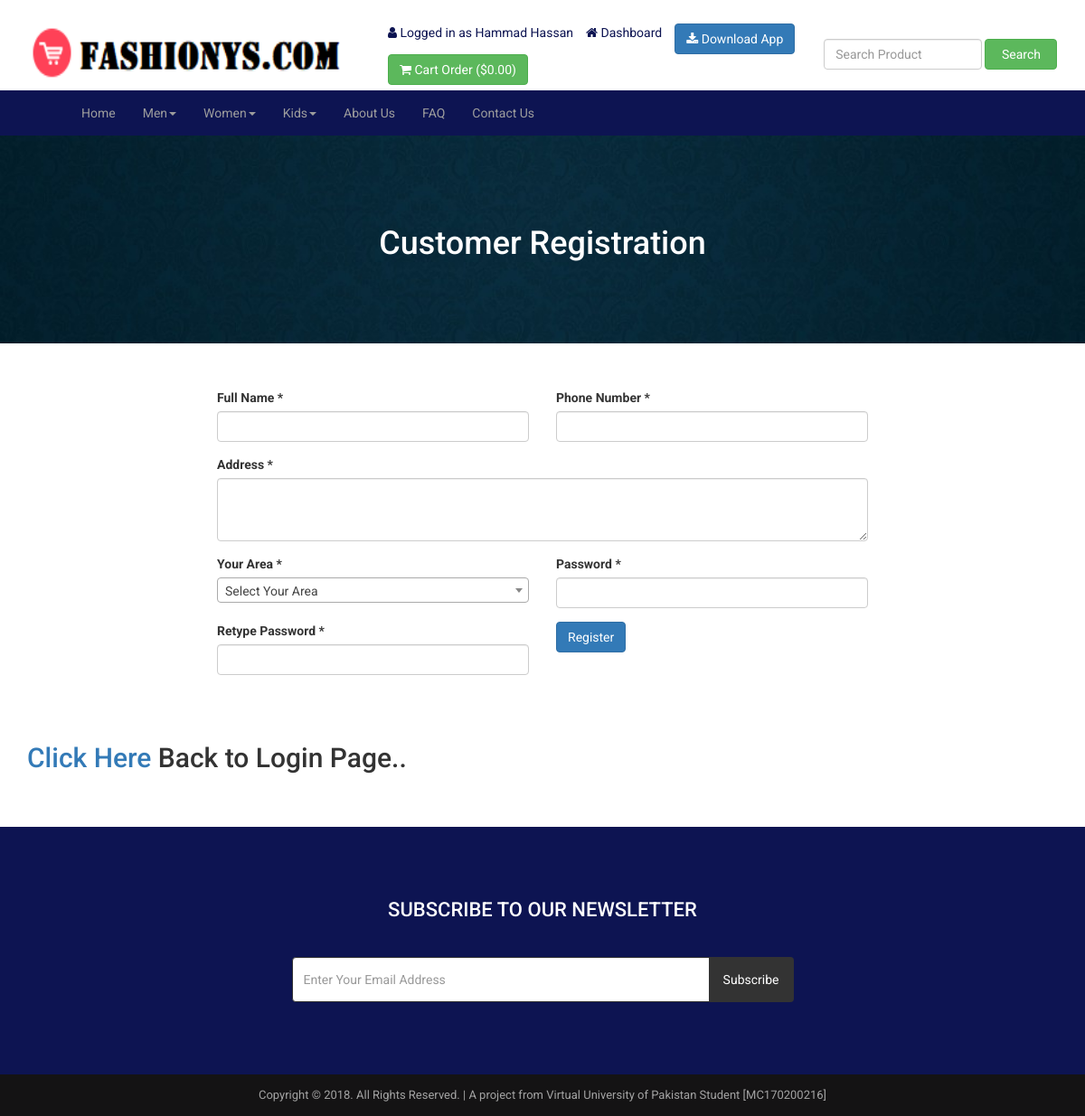
Page /registration.php (signed in) on the committed database.
### tables this page shows
CREATE TABLE IF NOT Exists `tbl_settings` (
  `id` int(11) NOT NULL,
  `logo` text(255) NOT NULL,
  `favicon` text(255) NOT NULL,
  `footer_about` text NOT NULL,
  `footer_copyright` text NOT NULL,
  `contact_address` text NOT NULL,
  `contact_email` text(255) NOT NULL,
  `contact_phone` text(255) NOT NULL,
  `contact_fax` text(255) NOT NULL,
  `contact_map_iframe` text NOT NULL,
  `receive_email` text(255) NOT NULL,
  `receive_email_subject` text(255) NOT NULL,
  `receive_email_thank_you_message` text NOT NULL,
  `forget_password_message` text NOT NULL,
  `total_recent_post_footer` int(10) NOT NULL,
  `total_popular_post_footer` int(10) NOT NULL,
  `total_recent_post_sidebar` int(11) NOT NULL,
  `total_popular_post_sidebar` int(11) NOT NULL,
  `total_featured_product_home` int(11) NOT NULL,
  `total_latest_product_home` int(11) NOT NULL,
  `total_popular_product_home` int(11) NOT NULL,
  `meta_title_home` text NOT NULL,
  `meta_keyword_home` text NOT NULL,
  `meta_description_home` text NOT NULL,
  `banner_login` text(255) NOT NULL,
  `banner_registration` text(255) NOT NULL,
  `banner_forget_password` text(255) NOT NULL,
  `banner_reset_password` text(255) NOT NULL,
  `banner_search` text(255) NOT NULL,
  `banner_cart` text(255) NOT NULL,
  `banner_checkout` text(255) NOT NULL,
  `banner_product_category` text(255) NOT NULL,
  `banner_blog` text(255) NOT NULL,
  `cta_title` text(255) NOT NULL,
  `cta_content` text NOT NULL,
  `cta_read_more_text` text(255) NOT NULL,
  `cta_read_more_url` text(255) NOT NULL,
  `cta_photo` text(255) NOT NULL,
  `featured_product_title` text(255) NOT NULL,
  `featured_product_subtitle` text(255) NOT NULL,
  `latest_product_title` text(255) NOT NULL,
  `latest_product_subtitle` text(255) NOT NULL,
  `popular_product_title` text(255) NOT NULL,
  `popular_product_subtitle` text(255) NOT NULL,
  `testimonial_title` text(255) NOT NULL,
  `testimonial_subtitle` text(255) NOT NULL,
  `testimonial_photo` text(255) NOT NULL,
  `blog_title` text(255) NOT NULL,
  `blog_subtitle` text(255) NOT NULL,
  `newsletter_text` text NOT NULL,
  `paypal_email` text(255) NOT NULL,
  `stripe_public_key` text(255) NOT NULL,
  `stripe_secret_key` text(255) NOT NULL,
  `bank_detail` text NOT NULL,
  `before_head` text NOT NULL,
  `after_body` text NOT NULL,
  `before_body` text NOT NULL,
  `home_service_on_off` int(11) NOT NULL,
  `home_welcome_on_off` int(11) NOT NULL,
  `home_featured_product_on_off` int(11) NOT NULL,
  `home_latest_product_on_off` int(11) NOT NULL,
  `home_popular_product_on_off` int(11) NOT NULL,
  `home_testimonial_on_off` int(11) NOT NULL,
  `home_blog_on_off` int(11) NOT NULL,
  `newsletter_on_off` int(11) NOT NULL,
  `ads_above_welcome_on_off` int(1) NOT NULL,
  `ads_above_featured_product_on_off` int(1) NOT NULL,
  `ads_above_latest_product_on_off` int(1) NOT NULL,
  `ads_above_popular_product_on_off` int(1) NOT NULL,
  `ads_above_testimonial_on_off` int(1) NOT NULL,
  `ads_category_sidebar_on_off` int(1) NOT NULL
);

CREATE TABLE IF NOT Exists `tbl_top_category` (
  `tcat_id` int(11) NOT NULL,
  `tcat_name` varchar(255) NOT NULL,
  `show_on_menu` int(1) NOT NULL
);

CREATE TABLE IF NOT Exists `tbl_page` (
  `id` int(11) NOT NULL,
  `about_title` varchar(255) NOT NULL,
  `about_content` text NOT NULL,
  `about_banner` varchar(255) NOT NULL,
  `about_meta_title` varchar(255) NOT NULL,
  `about_meta_keyword` text NOT NULL,
  `about_meta_description` text NOT NULL,
  `faq_title` varchar(255) NOT NULL,
  `faq_banner` varchar(255) NOT NULL,
  `faq_meta_title` varchar(255) NOT NULL,
  `faq_meta_keyword` text NOT NULL,
  `faq_meta_description` text NOT NULL,
  `blog_title` varchar(255) NOT NULL,
  `blog_banner` varchar(255) NOT NULL,
  `blog_meta_title` varchar(255) NOT NULL,
  `blog_meta_keyword` text NOT NULL,
  `blog_meta_description` text NOT NULL,
  `contact_title` varchar(255) NOT NULL,
  `contact_banner` varchar(255) NOT NULL,
  `contact_meta_title` varchar(255) NOT NULL,
  `contact_meta_keyword` text NOT NULL,
  `contact_meta_description` text NOT NULL,
  `pgallery_title` varchar(255) NOT NULL,
  `pgallery_banner` varchar(255) NOT NULL,
  `pgallery_meta_title` varchar(255) NOT NULL,
  `pgallery_meta_keyword` text NOT NULL,
  `pgallery_meta_description` text NOT NULL,
  `vgallery_title` varchar(255) NOT NULL,
  `vgallery_banner` varchar(255) NOT NULL,
  `vgallery_meta_title` varchar(255) NOT NULL,
  `vgallery_meta_keyword` text NOT NULL,
  `vgallery_meta_description` text NOT NULL
);

### registration.php (the view, shortened to what this page needs)
<?php require_once('header.php'); ?>
<?php
$statement = $pdo->prepare("SELECT * FROM tbl_settings WHERE id=1");
$statement->execute();
$result = $statement->fetchAll(PDO::FETCH_ASSOC);
foreach ($result as $row) {
    $banner_registration = $row['banner_registration'];
}
?>
<div class="page-banner" style="background-color:#444;background-image: url(assets/uploads/<?php echo $banner_registration; ?>);">
    <div class="inner">
        <h1><?php echo LANG_VALUE_16; ?></h1>
    </div>
</div>
<div class="page">
    <div class="container">
        <div class="row">
            <div class="col-md-12">
                <div class="user-content">
                    <form action="" method="post">
                        <div class="row">
                            <div class="col-md-2"></div>
                            <div class="col-md-8">
                                <div class="col-md-6 form-group">
                                    <label for=""><?php echo LANG_VALUE_102; ?> *</label>
                                    <input type="text" class="form-control" name="cust_name" value="<?php if(isset($_POST['cust_name'])){echo $_POST['cust_name'];} ?>">
                                </div>
                                <div class="col-md-6 form-group">
                                    <label for=""><?php echo LANG_VALUE_104; ?> *</label>
                                    <input type="tel" class="form-control" name="cust_phone"
                                           value="<?php if(isset($_POST['cust_phone'])){echo $_POST['cust_phone'];} ?>"
                                           pattern="[1-9][0-9]{9}"
                                           maxlength="10"
                                           title="Please enter a 10-digit phone number that doesn't start with 0"
                                           required>
                                </div>
                                <div class="col-md-12 form-group">
                                    <label for=""><?php echo LANG_VALUE_105; ?> *</label>
                                    <textarea name="cust_address" class="form-control" cols="30" rows="10" style="height:70px;"><?php if(isset($_POST['cust_address'])){echo $_POST['cust_address'];} ?></textarea>
                                </div>
                                <div class="col-md-6 form-group">
                                    <label for=""><?php echo "Your Area"; ?> *</label>
                                </div>
                                <div class="col-md-6 form-group">
                                    <label for=""><?php echo LANG_VALUE_96; ?> *</label>
                                    <input type="password" class="form-control" name="cust_password">
                                </div>
                                <div class="col-md-6 form-group">
                                    <label for=""><?php echo LANG_VALUE_98; ?> *</label>
                                    <input type="password" class="form-control" name="cust_re_password">
                                </div>
                                <div class="col-md-6 form-group">
                                    <input type="submit" class="btn btn-primary" value="<?php echo LANG_VALUE_15; ?>" name="form1">
                                </div>
                            </div>
                        </div>
                    </form>
                    <br><br>
                    <h2><a href="login.php">Click Here </a> Back to Login Page..</h2>
                </div>
            </div>
        </div>
    </div>
</div>
<?php require_once('footer.php'); ?>

### header.php (shortened to what this page needs)
<?php
include("admin/inc/config.php");
$statement = $pdo->prepare("SELECT * FROM tbl_settings WHERE id=1");
$statement->execute();
$result = $statement->fetchAll(PDO::FETCH_ASSOC);
foreach ($result as $row)
{
	$logo = $row['logo'];
}
?>
<!DOCTYPE html>
<html lang="en">
<head>
	<link rel="stylesheet" href="assets/css/bootstrap.min.css">
	<link rel="stylesheet" href="assets/css/font-awesome.min.css">
	<link rel="stylesheet" href="assets/css/owl.carousel.min.css">
	<link rel="stylesheet" href="assets/css/owl.theme.default.min.css">
	<link rel="stylesheet" href="assets/css/jquery.bxslider.min.css">
    <link rel="stylesheet" href="assets/css/magnific-popup.css">
    <link rel="stylesheet" href="assets/css/rating.css">
	<link rel="stylesheet" href="assets/css/spacing.css">
	<link rel="stylesheet" href="assets/css/bootstrap-touch-slider.css">
	<link rel="stylesheet" href="assets/css/animate.min.css">
	<link rel="stylesheet" href="assets/css/tree-menu.css">
	<link rel="stylesheet" href="assets/css/select2.min.css">
	<link rel="stylesheet" href="assets/css/main.css">
	<link rel="stylesheet" href="assets/css/responsive.css">
	<?php
	$statement = $pdo->prepare("SELECT * FROM tbl_page WHERE id=1");
	$statement->execute();
	$result = $statement->fetchAll(PDO::FETCH_ASSOC);
		?>
</head>
<body>
<br>
<div class="header">
	<div class="container">
		<div class="row inner">
			<div class="col-md-4 logo">
				<a href="index.php"><img src="assets/uploads/<?php echo $logo; ?>" alt="logo image"></a>
			</div>
			<div class="col-md-5 right">
				<ul>
					<?php
					if(isset($_SESSION['customer'])) {
						?>
						<li><i class="fa fa-user"></i> <?php echo LANG_VALUE_13; ?> <?php echo $_SESSION['customer']['cust_name']; ?></li>
						<li><a href="dashboard.php"><i class="fa fa-home"></i> <?php echo LANG_VALUE_89; ?></a></li>
						<?php
					} else {
						?>
						<li><a href="login.php"><i class="fa fa-sign-in"></i> <?php echo LANG_VALUE_9; ?></a></li>
						<li><a href="registration.php"><i class="fa fa-user-plus"></i> <?php echo LANG_VALUE_15; ?></a></li>
						<?php
					}
					?>
                    <li class="btn btn-primary"><a href="/downloads/SSN Market.apk" download ><i class="fa fa-download" aria-hidden="true" style="color:white;"></i> <span style="color:white;">Download App</span</a></li>
					<li class="btn btn-success"><a href="cart.php"><span style="color:white;"><i class="fa fa-shopping-cart"></i><?php echo " Cart Order"; ?> (<?php echo LANG_VALUE_1; ?><?php
					if(isset($_SESSION['cart_p_id'])) {
						$table_total_price = 0;
						$i=0;
	                    foreach($_SESSION['cart_p_qty'] as $key => $value)
	                    {
	                        $i++;
	                        $arr_cart_p_qty[$i] = $value;
	                    }                    $i=0;
	                    foreach($_SESSION['cart_p_current_price'] as $key => $value)
	                    {
	                        $i++;
	                        $arr_cart_p_current_price[$i] = $value;
	                    }
	                    for($i=1;$i<=count($arr_cart_p_qty);$i++) {
	                    	$row_total_price = $arr_cart_p_current_price[$i]*$arr_cart_p_qty[$i];
	                        $table_total_price = $table_total_price + $row_total_price;
	                    }
						echo $table_total_price;
					} else {
						echo '0.00';
					}
					?>)</span></a></li>
				</ul>
			</div>
			<div class="col-md-3 search-area">
				<form class="navbar-form navbar-left" role="search" action="search-result.php" method="get">
					<div class="form-group">
						<input type="text" class="form-control search-top" placeholder="<?php echo LANG_VALUE_2; ?>" name="search_text">
					</div>
					<button type="submit" class="btn btn-success"><?php echo LANG_VALUE_3; ?></button>
				</form>
			</div>
		</div>
	</div>
</div>
<div class="nav navbar-inverse">
	<div class="container-fluid">
		<div class="navbar-header">
		    <div class="col-xs-9">
      </div>
      <div class="col-xs-3 text-right">
      </div>
    	</div>
		<div class="collapse navbar-collapse" id="myNavbar">
						<ul class="nav navbar-nav">
							<li><a href="index.php">Home</a></li>
							<?php
							$statement = $pdo->prepare("SELECT * FROM tbl_top_category WHERE show_on_menu=1");
							$statement->execute();
							$result = $statement->fetchAll(PDO::FETCH_ASSOC);
							foreach ($result as $row) {
								?>
								<li class="dropdown">
									<a class="dropdown-toggle" data-toggle="dropdown" href="product-category.php?id=<?php echo $row['tcat_id']; ?>&type=top-category"><?php echo $row['tcat_name']; ?><span class="caret"></span></a>
								</li>
								<?php
							}
							?>
							<?php
							$statement = $pdo->prepare("SELECT * FROM tbl_page WHERE id=1");
							$statement->execute();
							$result = $statement->fetchAll(PDO::FETCH_ASSOC);
							foreach ($result as $row) {
								$about_title = $row['about_title'];
								$faq_title = $row['faq_title'];
								$contact_title = $row['contact_title'];
							}
							?>
							<li><a href="about.php"><?php echo $about_title; ?></a></li>
							<li><a href="faq.php"><?php echo $faq_title; ?></a></li>
							<li><a href="contact.php"><?php echo $contact_title; ?></a></li>
						</ul>
		</div>
	</div>
</div>

### footer.php (shortened to what this page needs)
<?php
$statement = $pdo->prepare("SELECT * FROM tbl_settings WHERE id=1");
$statement->execute();
$result = $statement->fetchAll(PDO::FETCH_ASSOC);
foreach ($result as $row)
{
	$footer_copyright = $row['footer_copyright'];
    $newsletter_on_off = $row['newsletter_on_off'];
}
?>
<?php if($newsletter_on_off == 1): ?>
<section class="home-newsletter">
	<div class="container">
		<div class="row">
			<div class="col-md-6 col-md-offset-3">
				<div class="single">
				<form action="" method="post">
					<h2><?php echo LANG_VALUE_93; ?></h2>
					<div class="input-group">
			        	<input type="email" class="form-control" placeholder="<?php echo LANG_VALUE_95; ?>" name="email_subscribe">
			         	<span class="input-group-btn">
			         	<button class="btn btn-theme" type="submit" name="form_subscribe"><?php echo LANG_VALUE_92; ?></button>
			         	</span>
			        </div>
				</div>
			</div>
		</div>
	</div>
</section>
<?php endif; ?>
<div class="footer-bottom">
	<div class="container">
		<div class="row">
			<div class="col-md-12 copyright">
				<?php echo $footer_copyright; ?>
			</div>
		</div>
	</div>
</div>
</body>
</html>

### rows in the picture
tbl_settings: logo (picture), banner_registration (picture), footer_copyright "Copyright © 2018. All Rights Reserved. | A project from Virtual University of Pakistan Student [MC170200216]"
tbl_top_category: tcat_name "Men"
tbl_top_category: tcat_name "Women"
tbl_top_category: tcat_name "Kids"
tbl_page: about_title "About Us", faq_title "FAQ", contact_title "Contact Us"

### other values in the picture
LANG_VALUE_13 "Logged in as"
$_SESSION['customer']['cust_name'] "Hammad Hassan"
LANG_VALUE_89 "Dashboard"
LANG_VALUE_1 "$"
LANG_VALUE_3 "Search"
LANG_VALUE_16 "Customer Registration"
LANG_VALUE_102 "Full Name"
LANG_VALUE_104 "Phone Number"
LANG_VALUE_105 "Address"
LANG_VALUE_96 "Password"
LANG_VALUE_98 "Retype Password"
LANG_VALUE_93 "SUBSCRIBE TO OUR NEWSLETTER"
LANG_VALUE_92 "Subscribe"
